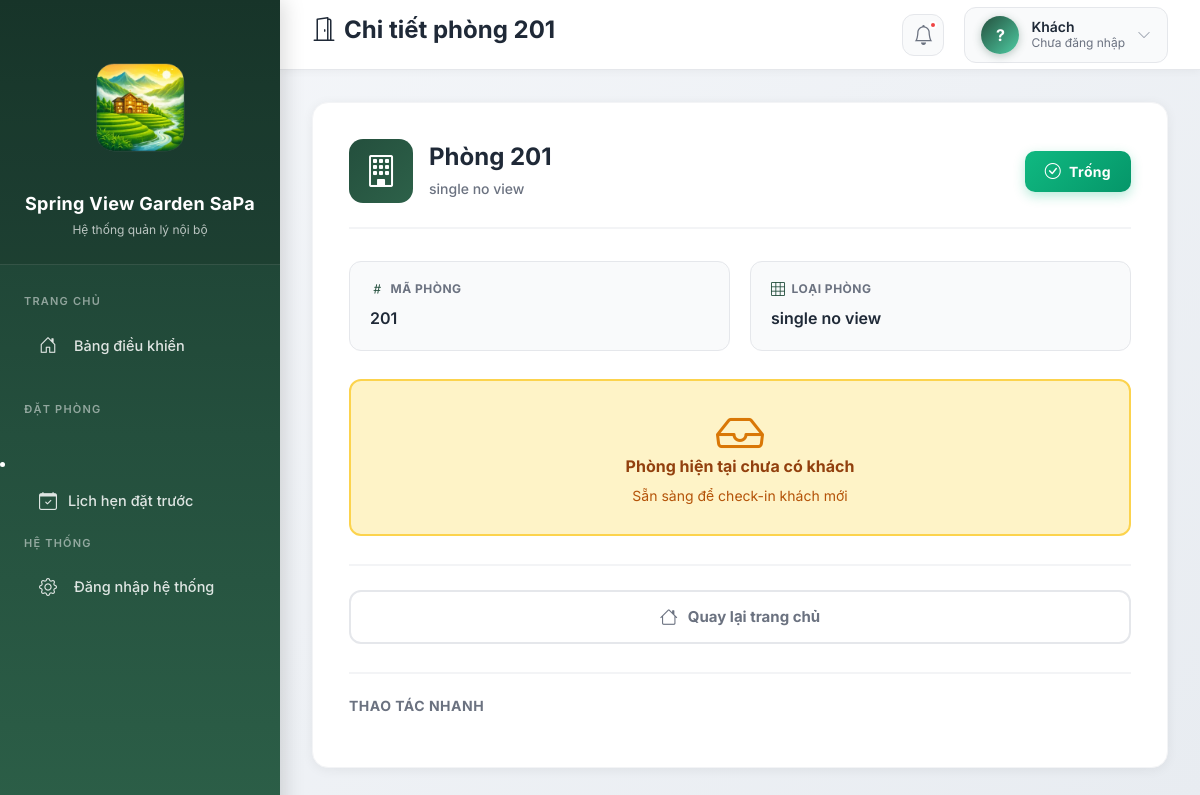
Page /phong/201/ on the earlier database version.
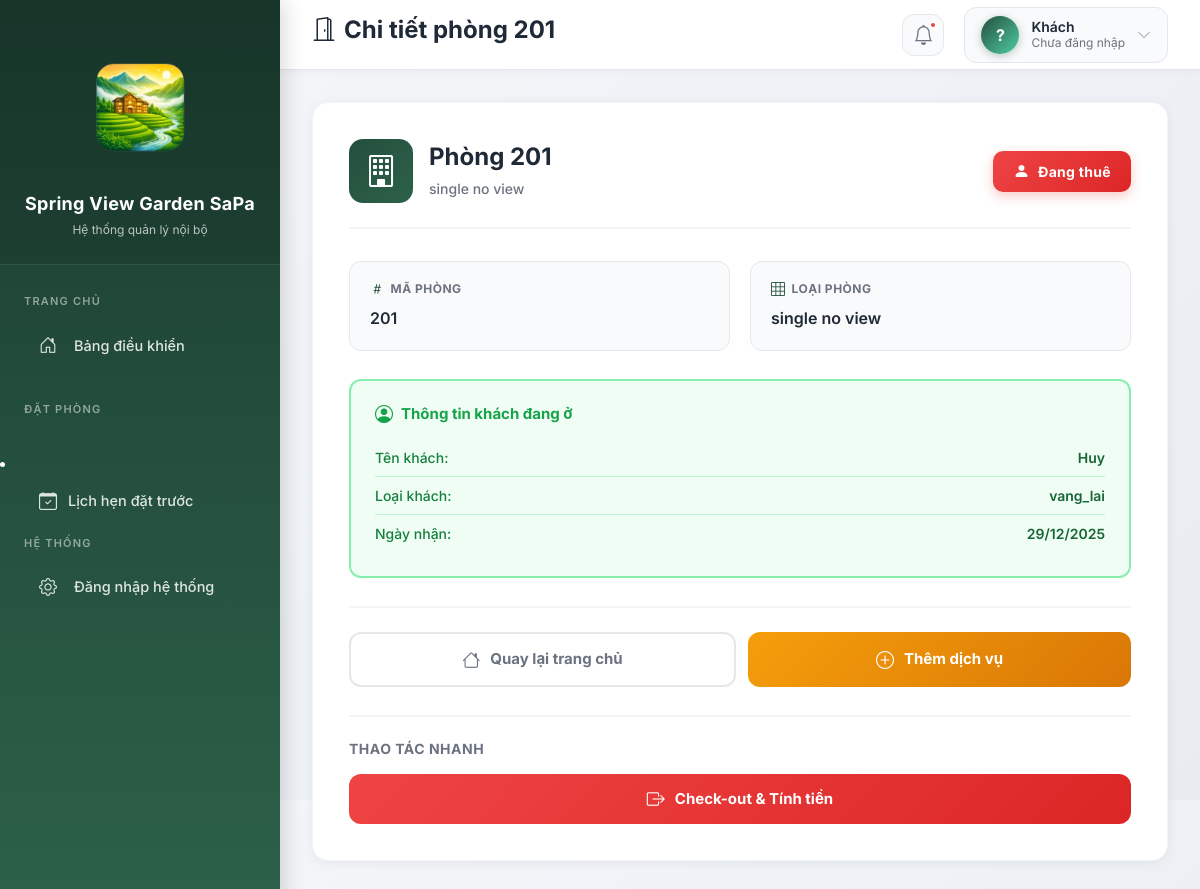
Same page on the later database version.
### dat_phong/models.py (models this page shows, shortened)
class DatPhong(models.Model):
    LOAI_KHACH_CHOICES = [
        ('vang_lai', 'Vãng lai'),
        ('tour', 'Khách tour đoàn'),
        ('booking', 'Booking'),
        ('agoda', 'Agoda'),
        ('traveloka', 'Traveloka'),
    ]
    ma_khach = models.CharField(
        max_length=10,
        unique=True,
        editable=False,
        null=True,
        blank=True,
        verbose_name="Mã khách"
    )
    phong = models.ForeignKey(
        Phong,
        on_delete=models.PROTECT,
        verbose_name="Phòng"
    )
    ten_khach = models.CharField(
        max_length=100,
        verbose_name="Tên khách"
    )
    loai_khach = models.CharField(
        max_length=20,
        choices=LOAI_KHACH_CHOICES,
        verbose_name="Loại khách"
    )
    ngay_nhan = models.DateField(
        verbose_name="Ngày nhận phòng"
    )
    ngay_tra_du_kien = models.DateField(
        verbose_name="Ngày trả dự kiến"
    )
    ngay_tra = models.DateField(
        null=True,
        blank=True,
        verbose_name="Ngày trả phòng"
    )
    dang_o = models.BooleanField(
        default=True,
        verbose_name="Đang ở"
    )
    class Meta:
        ordering = ['-dang_o', '-ngay_nhan']

### khach_san/views.py (the view)
# urls.py: path('phong/<str:ma_phong>/', views.chi_tiet_phong, name='chi_tiet_phong'),
def chi_tiet_phong(request, ma_phong):
    phong = get_object_or_404(Phong, ma_phong=ma_phong)
    dat_phong_hien_tai = DatPhong.objects.filter(
        phong=phong,
        dang_o=True
    ).first()
    context = {
        'phong': phong,
        'dat_phong_hien_tai': dat_phong_hien_tai
    }
    return render(request, 'khach_san/chi_tiet_phong.html', context)

### templates/khach_san/chi_tiet_phong.html (shortened to what this page needs)
<html>
 <head>
  <script src="https://cdn.tailwindcss.com" type="text/javascript"></script>
 </head>
 <body>
  {% extends "base.html" %} {% block title %}Chi tiết phòng {{ phong.ma_phong }}{% endblock %} {% block page_title %} <i class="bi bi-door-open me-2"></i>Chi tiết phòng {{ phong.ma_phong }} {% endblock %}  {% block content %}
  <div class="room-detail-container">
   <div class="room-detail-card">
    <div class="room-header">
     <div class="room-header-left">
      <div class="room-icon-box"><i class="bi bi-building"></i>
      </div>
      <div class="room-header-text">
       <h3>Phòng {{ phong.ma_phong }}</h3>
       <p>{{ phong.loai_phong.ten_loai }}</p>
      </div>
     </div>
     <div>
      {% if phong.trang_thai == 'trong' %} <span class="room-status-badge available"> <i class="bi bi-check-circle"></i> Trống </span> {% elif phong.trang_thai == 'dang_thue' %} <span class="room-status-badge occupied"> <i class="bi bi-person-fill"></i> Đang thuê </span> {% elif phong.trang_thai == 'dang_bao_tri' %} <span class="room-status-badge maintenance"> <i class="bi bi-tools"></i> Đang bảo trì </span> {% endif %}
     </div>
    </div>
    <div class="room-info-grid">
     <div class="room-info-item">
      <h6><i class="bi bi-hash"></i> Mã phòng</h6>
      <p>{{ phong.ma_phong }}</p>
     </div>
     <div class="room-info-item">
      <h6><i class="bi bi-grid-3x3"></i> Loại phòng</h6>
      <p>{{ phong.loai_phong.ten_loai }}</p>
     </div>
    </div> {% if dat_phong_hien_tai %}
    <div class="guest-info-section">
     <h5><i class="bi bi-person-circle"></i> Thông tin khách đang ở</h5>
     <div class="guest-info-row"><span class="guest-info-label">Tên khách:</span> <span class="guest-info-value">{{ dat_phong_hien_tai.ten_khach }}</span>
     </div>
     <div class="guest-info-row"><span class="guest-info-label">Loại khách:</span> <span class="guest-info-value">{{ dat_phong_hien_tai.loai_khach }}</span>
     </div>
     <div class="guest-info-row"><span class="guest-info-label">Ngày nhận:</span> <span class="guest-info-value">{{ dat_phong_hien_tai.ngay_nhan|date:"d/m/Y" }}</span>
     </div>
    </div> {% else %}
    <div class="empty-guest-state"><i class="bi bi-inbox"></i>
     <h6>Phòng hiện tại chưa có khách</h6>
     <p>Sẵn sàng để check-in khách mới</p>
    </div> {% endif %}
    <div class="room-actions"><a href="{% url 'bao_cao:trang_chu' %}" class="btn-room-action secondary"> <i class="bi bi-house"></i> Quay lại trang chủ </a> {% if dat_phong_hien_tai %} <a href="{% url 'dat_phong:them_dich_vu' dat_phong_hien_tai.id %}" class="btn-room-action warning"> <i class="bi bi-plus-circle"></i> Thêm dịch vụ </a> {% endif %}
    </div> {% if phong.trang_thai == 'trong' or phong.trang_thai == 'dang_thue' %}
    <div class="quick-actions-section">
     <h6>Thao tác nhanh</h6>
     <div class="quick-actions-buttons">
      {% if phong.trang_thai == 'dang_thue' and dat_phong_hien_tai %}
<a href="{% url 'dat_phong:check_out' dat_phong_hien_tai.id %}" class="btn-room-action danger">
    <i class="bi bi-box-arrow-right"></i> Check-out &amp; Tính tiền
</a>
{% endif %}
     </div>
    </div> {% endif %}
   </div>
  </div> {% endblock %}

Differences in the rows shown:
changed Phong "single no view": trang_thai "trong" → "dang_thue" (drawn)
added DatPhong: ten_khach "Huy", loai_khach "vang_lai", ngay_nhan "29/12/2025"
Other differences:
text no longer shown: "Trống Phòng hiện tại chưa có khách Sẵn sàng để check-in khách mới"
text now shown: "Đang thuê Thông tin khách đang ở Tên khách: Loại khách: Ngày nhận: Thêm dịch vụ Check-out & Tính tiền"
